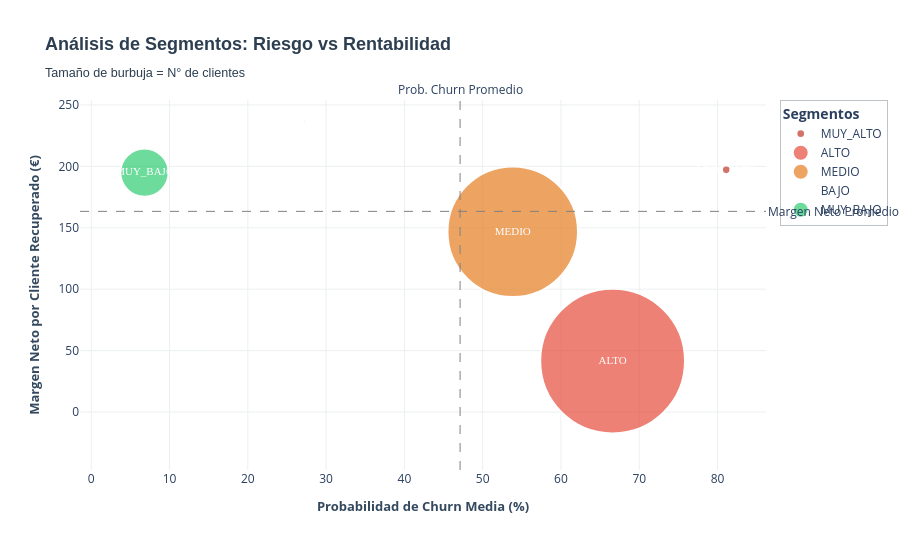

The code cell stored with this chart in its notebook:
### Markdown cell above
---

# 📊 Dashboard Ejecutivo de Retención

## Visualizaciones avanzadas para presentación ejecutiva

**Objetivo:** Comunicar de forma clara y profesional los resultados de la estrategia de retención mediante gráficos ejecutivos de alto impacto.

### Code cell
# ══════════════════════════════════════════════════════════════════════════════
# 1️⃣ BUBBLE CHART: Riesgo de Churn vs Rentabilidad por Segmento
# ══════════════════════════════════════════════════════════════════════════════

# Preparar datos agregados por segmento
bubble_data = []

for _, row in df_roi.iterrows():
    segmento = row['Segmento']
    
    # Datos del segmento
    seg_clientes = clientes[clientes['segmento'] == segmento]
    
    if len(seg_clientes) > 0:
        prob_churn_media = seg_clientes['prob_churn'].mean()
        margen_neto_medio = row['Beneficio_Neto_€'] / row['N_Responden'] if row['N_Responden'] > 0 else 0
        n_clientes = row['N_Clientes']
        roi = row['ROI']
        
        bubble_data.append({
            'Segmento': segmento,
            'Prob_Churn_%': prob_churn_media * 100,
            'Margen_Neto_€': margen_neto_medio,
            'N_Clientes': n_clientes,
            'ROI': roi
        })

df_bubble = pd.DataFrame(bubble_data)

# Colores por segmento (degradado de verde a rojo)
color_map = {
    'MUY_BAJO': '#2ecc71',  # Verde
    'BAJO': '#f39c12',      # Naranja
    'MEDIO': '#e67e22',     # Naranja oscuro
    'ALTO': '#e74c3c',      # Rojo
    'MUY_ALTO': '#c0392b'   # Rojo oscuro
}

# Crear bubble chart
fig_bubble = go.Figure()

for _, row in df_bubble.iterrows():
    fig_bubble.add_trace(go.Scatter(
        x=[row['Prob_Churn_%']],
        y=[row['Margen_Neto_€']],
        mode='markers+text',
        marker=dict(
            size=row['N_Clientes'] / 30,  # Escalar tamaño
            color=color_map[row['Segmento']],
            line=dict(width=2, color='white'),
            opacity=0.7
        ),
        text=row['Segmento'],
        textposition='middle center',
        textfont=dict(size=11, color='white', family='Arial Black'),
        name=row['Segmento'],
        hovertemplate=(
            '<b>%{text}</b><br>'
            'Prob. Churn: %{x:.1f}%<br>'
            'Margen Neto: %{y:,.0f}€<br>'
            f"N° Clientes: {row['N_Clientes']:,}<br>"
            f"ROI: {row['ROI']:.2f}"
            '<extra></extra>'
        )
    ))

# Añadir líneas de referencia
fig_bubble.add_hline(
    y=df_bubble['Margen_Neto_€'].mean(), 
    line_dash='dash', 
    line_color='gray', 
    line_width=1,
    annotation_text='Margen Neto Promedio',
    annotation_position='right'
)

fig_bubble.add_vline(
    x=df_bubble['Prob_Churn_%'].mean(), 
    line_dash='dash', 
    line_color='gray', 
    line_width=1,
    annotation_text='Prob. Churn Promedio',
    annotation_position='top'
)

fig_bubble.update_layout(
    title=dict(
        text='<b>Análisis de Segmentos: Riesgo vs Rentabilidad</b><br><sub>Tamaño de burbuja = N° de clientes</sub>',
        font=dict(size=18, color='#2c3e50', family='Arial')
    ),
    xaxis=dict(
        title='<b>Probabilidad de Churn Media (%)</b>',
        showgrid=True,
        gridcolor='#ecf0f1',
        zeroline=False,
        titlefont=dict(size=13, color='#34495e')
    ),
    yaxis=dict(
        title='<b>Margen Neto por Cliente Recuperado (€)</b>',
        showgrid=True,
        gridcolor='#ecf0f1',
        zeroline=False,
        titlefont=dict(size=13, color='#34495e')
    ),
    template='plotly_white',
    height=550,
    showlegend=True,
    legend=dict(
        title='<b>Segmentos</b>',
        orientation='v',
        yanchor='top',
        y=1,
        xanchor='left',
        x=1.02,
        bgcolor='rgba(255,255,255,0.9)',
        bordercolor='#bdc3c7',
        borderwidth=1
    ),
    plot_bgcolor='white',
    paper_bgcolor='white'
)

fig_bubble.show()

print('\n📊 INTERPRETACIÓN DEL BUBBLE CHART:')
print('   • Eje X (izq → der): Mayor probabilidad de churn (mayor riesgo)')
print('   • Eje Y (abajo → arriba): Mayor margen neto por cliente (mayor rentabilidad)')
print('   • Tamaño burbuja: Mayor población de clientes')
print('   • COLOR: Verde (bajo riesgo) → Rojo (alto riesgo)')
print('\n💡 INSIGHT CLAVE:')
print(f"   El segmento ALTO (rojo, {df_bubble[df_bubble['Segmento']=='ALTO']['N_Clientes'].values[0]:,} clientes) tiene:")
print(f"   - Alta probabilidad de churn ({df_bubble[df_bubble['Segmento']=='ALTO']['Prob_Churn_%'].values[0]:.1f}%)")
print(f"   - Margen neto rentable ({df_bubble[df_bubble['Segmento']=='ALTO']['Margen_Neto_€'].values[0]:,.0f}€ por cliente)")
print('   - Estrategia premium agresiva JUSTIFICADA por volumen y rentabilidad')

### Figure 1 — Plotly figure (JSON) as saved in the notebook; plotly's stock layout.template omitted (floating-point values rounded to 4 significant figures)
{"data": [{"hovertemplate": "<b>%{text}</b><br>Prob. Churn: %{x:.1f}%<br>Margen Neto: %{y:,.0f}€<br>N° Clientes: 260<br>ROI: 7.70<extra></extra>", "marker": {"color": "#c0392b", "line": {"color": "white", "width": 2}, "opacity": 0.7, "size": 8.667}, "mode": "markers+text", "name": "MUY_ALTO", "text": "MUY_ALTO", "textfont": {"color": "white", "family": "Arial Black", "size": 11}, "textposition": "middle center", "type": "scatter", "x": [81.12], "y": [197.2]}, {"hovertemplate": "<b>%{text}</b><br>Prob. Churn: %{x:.1f}%<br>Margen Neto: %{y:,.0f}€<br>N° Clientes: 4,343<br>ROI: 0.27<extra></extra>", "marker": {"color": "#e74c3c", "line": {"color": "white", "width": 2}, "opacity": 0.7, "size": 144.8}, "mode": "markers+text", "name": "ALTO", "text": "ALTO", "textfont": {"color": "white", "family": "Arial Black", "size": 11}, "textposition": "middle center", "type": "scatter", "x": [66.6], "y": [41.52]}, {"hovertemplate": "<b>%{text}</b><br>Prob. Churn: %{x:.1f}%<br>Margen Neto: %{y:,.0f}€<br>N° Clientes: 3,916<br>ROI: 2.08<extra></extra>", "marker": {"color": "#e67e22", "line": {"color": "white", "width": 2}, "opacity": 0.7, "size": 130.5}, "mode": "markers+text", "name": "MEDIO", "text": "MEDIO", "textfont": {"color": "white", "family": "Arial Black", "size": 11}, "textposition": "middle center", "type": "scatter", "x": [53.84], "y": [146.7]}, {"hovertemplate": "<b>%{text}</b><br>Prob. Churn: %{x:.1f}%<br>Margen Neto: %{y:,.0f}€<br>N° Clientes: 31<br>ROI: 8.79<extra></extra>", "marker": {"color": "#f39c12", "line": {"color": "white", "width": 2}, "opacity": 0.7, "size": 1.033}, "mode": "markers+text", "name": "BAJO", "text": "BAJO", "textfont": {"color": "white", "family": "Arial Black", "size": 11}, "textposition": "middle center", "type": "scatter", "x": [27.21], "y": [236.5]}, {"hovertemplate": "<b>%{text}</b><br>Prob. Churn: %{x:.1f}%<br>Margen Neto: %{y:,.0f}€<br>N° Clientes: 1,450<br>ROI: 14.06<extra></extra>", "marker": {"color": "#2ecc71", "line": {"color": "white", "width": 2}, "opacity": 0.7, "size": 48.33}, "mode": "markers+text", "name": "MUY_BAJO", "text": "MUY_BAJO", "textfont": {"color": "white", "family": "Arial Black", "size": 11}, "textposition": "middle center", "type": "scatter", "x": [6.803], "y": [195.0]}], "layout": {"annotations": [{"showarrow": false, "text": "Margen Neto Promedio", "x": 1, "xanchor": "left", "xref": "x domain", "y": 163.4, "yanchor": "middle", "yref": "y"}, {"showarrow": false, "text": "Prob. Churn Promedio", "x": 47.11, "xanchor": "center", "xref": "x", "y": 1, "yanchor": "bottom", "yref": "y domain"}], "height": 550, "legend": {"bgcolor": "rgba(255,255,255,0.9)", "bordercolor": "#bdc3c7", "borderwidth": 1, "orientation": "v", "title": {"text": "<b>Segmentos</b>"}, "x": 1.02, "xanchor": "left", "y": 1, "yanchor": "top"}, "paper_bgcolor": "white", "plot_bgcolor": "white", "shapes": [{"line": {"color": "gray", "dash": "dash", "width": 1}, "type": "line", "x0": 0, "x1": 1, "xref": "x domain", "y0": 163.4, "y1": 163.4, "yref": "y"}, {"line": {"color": "gray", "dash": "dash", "width": 1}, "type": "line", "x0": 47.11, "x1": 47.11, "xref": "x", "y0": 0, "y1": 1, "yref": "y domain"}], "showlegend": true, "title": {"font": {"color": "#2c3e50", "family": "Arial", "size": 18}, "text": "<b>Análisis de Segmentos: Riesgo vs Rentabilidad</b><br><sub>Tamaño de burbuja = N° de clientes</sub>"}, "xaxis": {"gridcolor": "#ecf0f1", "showgrid": true, "title": {"font": {"color": "#34495e", "size": 13}, "text": "<b>Probabilidad de Churn Media (%)</b>"}, "zeroline": false}, "yaxis": {"gridcolor": "#ecf0f1", "showgrid": true, "title": {"font": {"color": "#34495e", "size": 13}, "text": "<b>Margen Neto por Cliente Recuperado (€)</b>"}, "zeroline": false}}}
